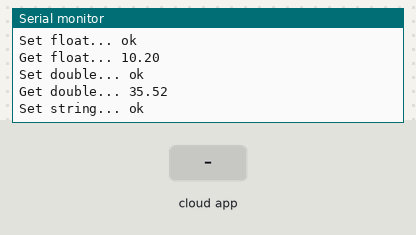
Recording of a program running on a simulated ESP32. Shown: the last lines printed to the serial monitor. The inputs (shaded band) are chosen by the test bench. WiFi joins after 1.5 s; servers stay silent unless stated; the Firebase database answers and starts empty.

Above: at 2.7 s.
2.8 s: the phone or cloud app sets string to 0
At 7.19 s:
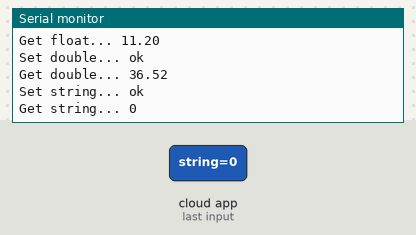
8.5 s: the phone or cloud app sets float to 0
At 10.94 s:
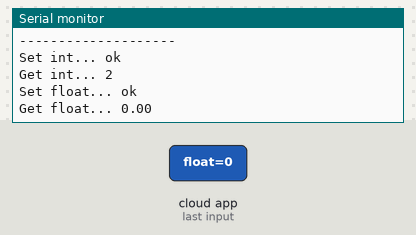
11.1 s: the phone or cloud app sets double to 0
At 11.24 s:
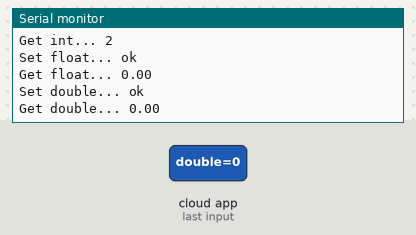
13.7 s: the phone or cloud app sets float to 25
At 15.29 s:
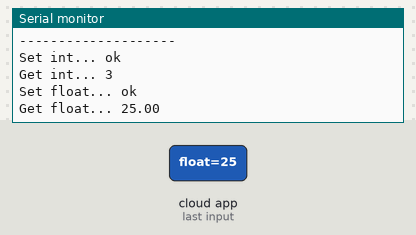
16.3 s: the phone or cloud app sets double to 25
At 17.0 s:
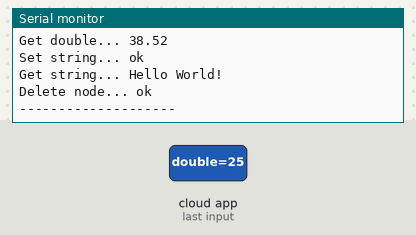
18.9 s: the phone or cloud app sets string to 1
At 20.24 s:
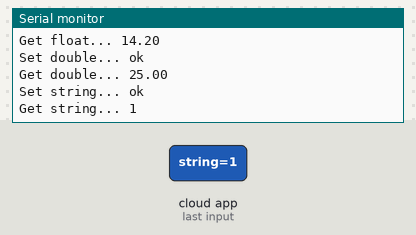
Timing chart, 0 to 21.9 s (numbered marks = the images above; inputs shaded):
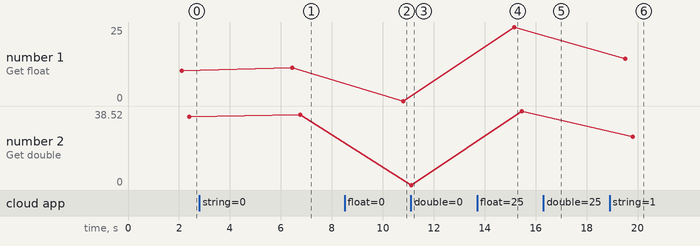

The program:

main.cpp
```cpp
#include <WiFi.h>
#include <Firebase_ESP_Client.h>
#include <addons/TokenHelper.h>
#include <addons/RTDBHelper.h>

#define WIFI_SSID "MEMO"
#define WIFI_PASSWORD "FCbarcelona2009"
#define API_KEY "AIzaSyDMs7hmxYQxzZjCTKeub2faE9JsOanQ4YQ"
#define DATABASE_URL "https://first-assignment-in-cloud-default-rtdb.firebaseio.com/"
#define USER_EMAIL "mahmoud@gmail.com"
#define USER_PASSWORD "123456789"

FirebaseData fbdo;
FirebaseAuth auth;
FirebaseConfig config;
unsigned long sendDataPrevMillis = 0;
unsigned long count = 0;

void setup() {
  Serial.begin(115200);
  WiFi.begin(WIFI_SSID, WIFI_PASSWORD);
  Serial.print("Connecting to Wi-Fi");

  while (WiFi.status() != WL_CONNECTED) {
    Serial.print(".");
    delay(300);
  }

  Serial.println();
  Serial.print("Connected with IP: ");
  Serial.println(WiFi.localIP());
  Serial.println();
  Serial.printf("Firebase Client v%s\n\n", FIREBASE_CLIENT_VERSION);

  config.api_key = API_KEY;
  auth.user.email = USER_EMAIL;
  auth.user.password = USER_PASSWORD;
  config.database_url = DATABASE_URL;
  config.token_status_callback = tokenStatusCallback;

  fbdo.setResponseSize(4096);
  Firebase.begin(&config, &auth);
  Firebase.reconnectWiFi(true);
}

void loop() {
  if (Firebase.ready() && (millis() - sendDataPrevMillis > 200 || sendDataPrevMillis == 0)) {
    sendDataPrevMillis = millis();
    // Setting int values
    Serial.printf("Set int... %s\n", Firebase.RTDB.setInt(&fbdo, F("/test/int"), count) ? "ok" : fbdo.errorReason().c_str());
    // Retrieving this value
    Serial.printf("Get int... %s\n", Firebase.RTDB.getInt(&fbdo, F("/test/int")) ? String(fbdo.to<int>()).c_str() : fbdo.errorReason().c_str());
    // setting float
    Serial.printf("Set float... %s\n", Firebase.RTDB.setFloat(&fbdo, F("/test/float"), count + 10.2) ? "ok" : fbdo.errorReason().c_str());
    // and calling it
    Serial.printf("Get float... %s\n", Firebase.RTDB.getFloat(&fbdo, F("/test/float")) ? String(fbdo.to<float>()).c_str() : fbdo.errorReason().c_str());
    // same for double
    Serial.printf("Set double... %s\n", Firebase.RTDB.setDouble(&fbdo, F("/test/double"), count + 35.517549723765) ? "ok" : fbdo.errorReason().c_str());
    // retrieving it
    Serial.printf("Get double... %s\n", Firebase.RTDB.getDouble(&fbdo, F("/test/double")) ? String(fbdo.to<double>()).c_str() : fbdo.errorReason().c_str());
    // also string
    Serial.printf("Set string... %s\n", Firebase.RTDB.setString(&fbdo, F("/test/string"), F("Hello World!")) ? "ok" : fbdo.errorReason().c_str());
    // retrieving it
    Serial.printf("Get string... %s\n", Firebase.RTDB.getString(&fbdo, F("/test/string")) ? fbdo.to<const char *>() : fbdo.errorReason().c_str());
    // Delete data
    Serial.printf("Delete node... %s\n", Firebase.RTDB.deleteNode(&fbdo, F("/test")) ? "ok" : fbdo.errorReason().c_str());
    Serial.println("--------------------");
    count++;
    delay(3000);
  }
}
```

Measured:
- after the input at 2.8 s, the serial monitor: prints a new line after 4.3 s (image 1)
- after the input at 8.5 s, the serial monitor: prints a new line after 2.3 s (image 2)
- after the input at 11.1 s, the serial monitor: prints a new line at once (image 3)
- after the input at 13.7 s, the serial monitor: prints a new line after 1.5 s (image 4)
- after the input at 18.9 s, the serial monitor: prints a new line after 1.2 s (image 6)
- plotted number 1: 0 → 25 after the input at 13.7 s
